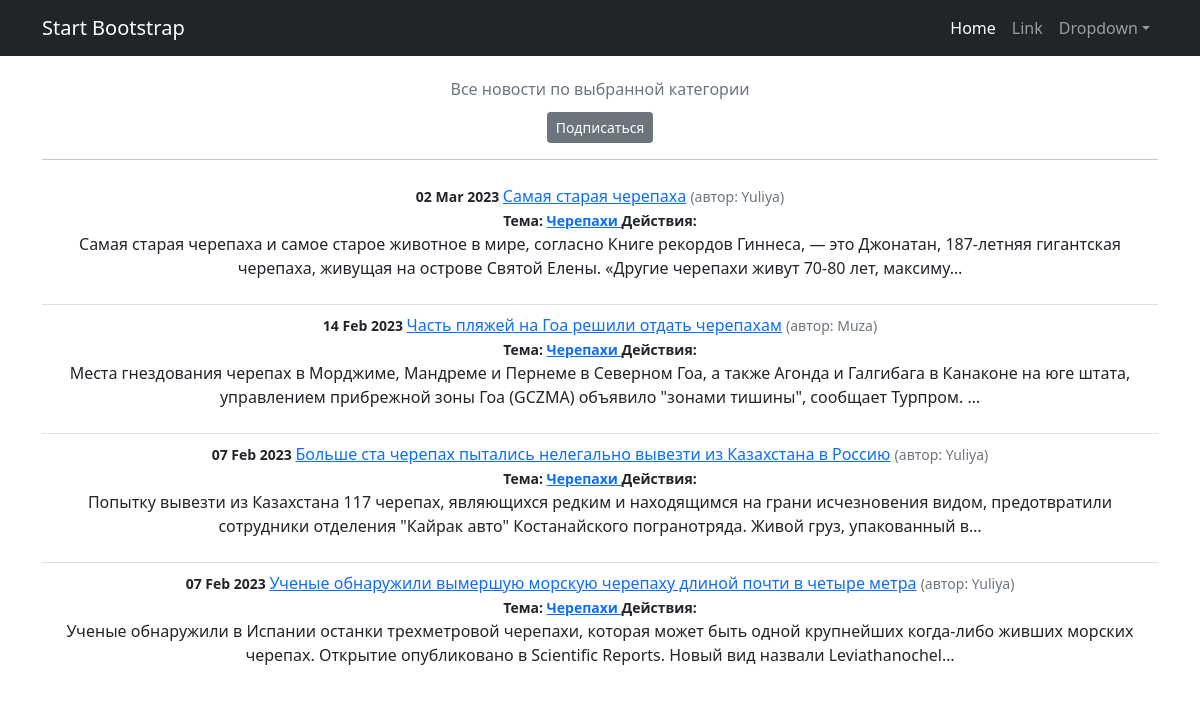
Page /news/categories/5 on the committed database.
### news/models.py (models this page shows, shortened)
class Post(models.Model):
    author = models.ForeignKey(Author, on_delete=models.CASCADE)
    NEWS = 'NW'
    ARTICLE = 'AR'
    CATEGORY_CHOICES = (
        (NEWS, 'Новость'),
        (ARTICLE, 'Статья'),
    )
    categoryType = models.CharField(max_length=2, choices=CATEGORY_CHOICES, default=ARTICLE)
    dateCreation = models.DateTimeField(auto_now_add=True)
    postCategory = models.ManyToManyField(Category, through='PostCategory')
    title = models.CharField(max_length=128)
    text = models.TextField()
    rating = models.SmallIntegerField(default=0)

class Author(models.Model):
    authorUser = models.OneToOneField(User, on_delete=models.CASCADE)
    ratingAuthor = models.SmallIntegerField(default=0)
    def __str__(self):
        return f'{self.authorUser.username}'

class Category(models.Model):
    name = models.CharField(max_length=64, unique=True)
    subscribers = models.ManyToManyField(User, related_name='categories')
    def __str__(self):
        return self.name
    class Meta:
        verbose_name = 'Категория'
        verbose_name_plural = 'Категории'

### news/views.py (the view)
# urls.py: path('categories/<int:pk>', CategoryListView.as_view(), name='category_list'),
class CategoryListView(ListView):
    model = Post
    template_name = 'category_list.html'
    context_object_name = 'category_news_list'
    def get_queryset(self):
        self.category = get_object_or_404(Category, id=self.kwargs['pk'])
        queryset = Post.objects.filter(postCategory=self.category).order_by('-dateCreation')
        return queryset
    def get_context_data(self, **kwargs):
        context = super().get_context_data(**kwargs)
        context['is_not_subscribers'] = self.request.user not in self.category.subscribers.all()
        context['category'] = self.category
        return context

### templates/category_list.html (shortened to what this page needs)
{% extends 'flatpages/default.html' %}
{% load custom_filters %}
{% load custom_tags %}
{% block content %}
   <h1 class="text-center"><span class="text-muted fs-6 fw-normal">Все новости по выбранной категории</span></h1>
      {% if is_not_subscribers %}
          <p class="text-center"><a href="{% url 'subscribe' category.id %}" class="btn btn-secondary btn-sm ">Подписаться</a> </p>
       {% endif %}
<hr>
<ul class="list-group list-group-flush">
    {% for post in category_news_list %}
       <li class="list-group-item">
           <small class="fw-bold">{{ post.dateCreation|date:'d M Y ' }}</small>
           <a href="{% url 'post_detail' post.id %}">{{ post.title }}</a>
           <small class="text-muted">(автор: {{ post.author }})</small><br>
           <small class="fw-bold">Тема:
               {% for category in post.postCategory.all %}
               <a href="{% url 'category_list' category.id %}"> {{ category }} </a>
               {% endfor %}
           </small>
           <td>
           <small class="fw-bold">Действия:
           </small>
           </td>
           <p>{{ post.text |truncatechars:210}}</p>
       </li>
    {% endfor %}
</ul>
{% endblock content %}

### rows in the picture
Post: dateCreation "02 Mar 2023", title "Самая старая черепаха", author "Yuliya", text "Самая старая черепаха и самое старое животное в мире, согласно Книге рекордов Гиннеса, — это Джонатан, 187-летняя гигантская черепаха, живущая на острове Святой Елены. «Другие черепахи живут 70-80 лет, максиму…"
Category: name "Черепахи"
Post: dateCreation "14 Feb 2023", title "Часть пляжей на Гоа решили отдать черепахам", author "Muza", text "Места гнездования черепах в Морджиме, Мандреме и Пернеме в Северном Гоа, а также Агонда и Галгибага в Канаконе на юге штата, управлением прибрежной зоны Гоа (GCZMA) объявило \"зонами тишины\", сообщает Турпром. …"
Post: dateCreation "07 Feb 2023", title "Больше ста черепах пытались нелегально вывезти из Казахстана в Россию", author "Yuliya", text "Попытку вывезти из Казахстана 117 черепах, являющихся редким и находящимся на грани исчезновения видом, предотвратили сотрудники отделения \"Кайрак авто\" Костанайского погранотряда. Живой груз, упакованный в…"
Post: dateCreation "07 Feb 2023", title "Ученые обнаружили вымершую морскую черепаху длиной почти в четыре метра", author "Yuliya", text "Ученые обнаружили в Испании останки трехметровой черепахи, которая может быть одной крупнейших когда-либо живших морских черепах. Открытие опубликовано в Scientific Reports. Новый вид назвали Leviathanochel…"
